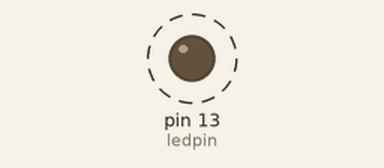
Simulated run of this sketch. Board: Arduino Uno, built with avr-gcc and run on an emulated ATmega328P. On the bench: output pins drawn as LEDs (lit = HIGH). Dashed ring = blinking. What the sketch prints to the serial monitor is not drawn.

Above: at 1.0 s.
Timing chart, 0 to 4.6 s (numbered marks = the images above):
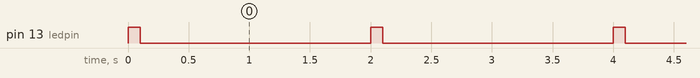

Measured:
- by itself, pin 13 (ledpin): alternates HIGH for 0.10 s and LOW for 1.9 s

The sketch:

Sender.ino
```cpp
int const ledpin = 13;

void setup(){
  // Start up our serial port, we configured our XBEE devices for 9600 bps.
  Serial.begin(9600);
  pinMode(ledpin, OUTPUT);
}

void loop(){
  digitalWrite(ledpin, HIGH);
  Serial.write('1');
  Serial.print('\n');
  delay(100);
  digitalWrite(ledpin, LOW);
  delay(1900);
  digitalWrite(ledpin, HIGH);
  Serial.write('0');
  Serial.print('\n');
  delay(100);
  digitalWrite(ledpin, LOW);
  delay(1900);
}
```
